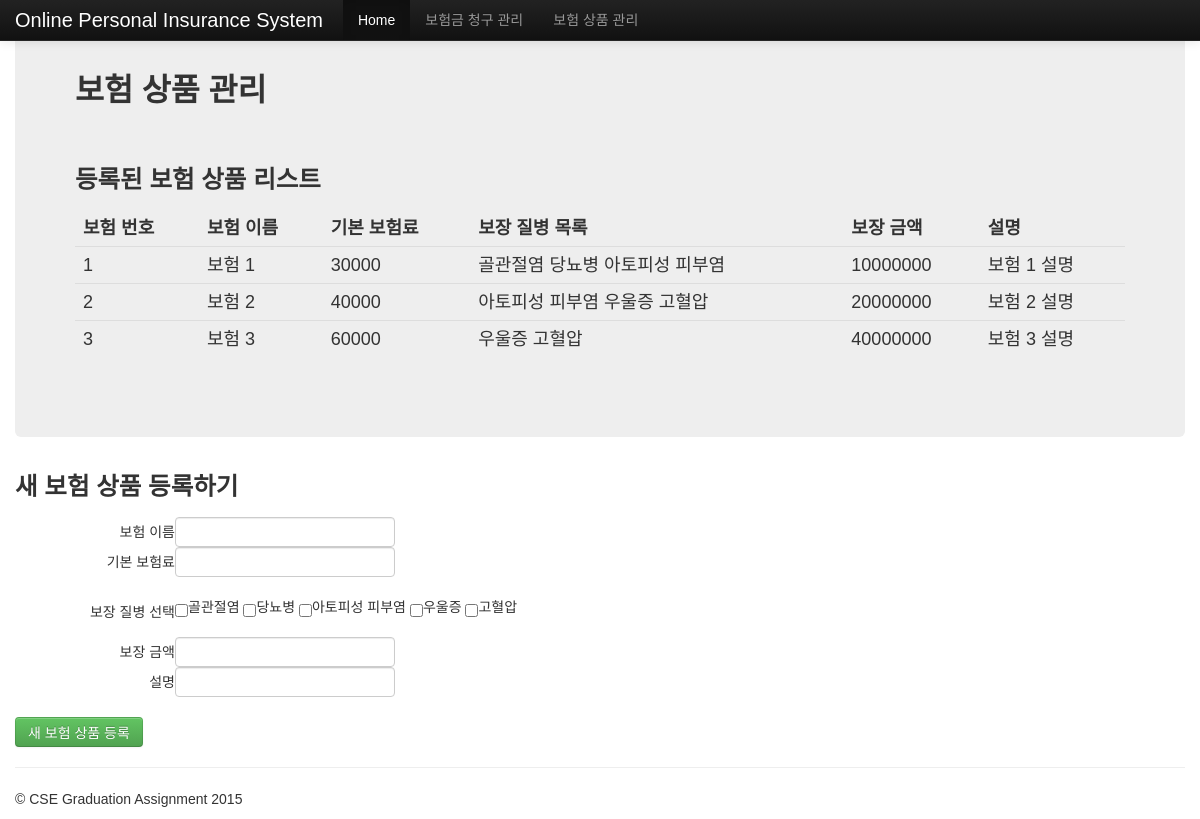
The app's page /admin_manage_item.php with its own data.
### tables this page shows
create table insurance_data (
  insurance_id int(10) NOT NULL PRIMARY KEY AUTO_INCREMENT,
  name varchar(30) NOT NULL,
  default_fee int(20) NOT NULL,
      
  money int(20) NOT NULL,
  content varchar(200) NOT NULL
);

create table disease_data (
	disease_id int(10) NOT NULL PRIMARY KEY,
	disease_name varchar(30) NOT NULL
);

### admin_manage_item.php (the view, shortened to what this page needs)
<?php
$user_id = $_SESSION['user_id'];
$query = "select id, name from admin_doctor where admin_doctor.id='$user_id'";
     	 if ( !( $database = mysql_connect( "localhost",
            "root", "apmsetup" ) ) )
            die( "Could not connect to database </body></html>" );
         if ( !( $result = mysql_query( $query, $database ) ) )
         {
            print( "<p>Could not execute query!</p>" );
            die( mysql_error() . "</body></html>" );
         }
?>
	<!DOCTYPE html>
	<html lang="ko">
		<head>
			<link rel="stylesheet" href="css/bootstrap.css" type="text/css" media="screen" title="no title" charset="UTF-8"/>
			<link rel="stylesheet" href="css/bootstrap-responsive.css" type="text/css" media="screen" title="no title" charset="UTF-8"/>
			<link rel="stylesheet" href="css/font-awesome.css" type="text/css" media="screen" title="no title" charset="UTF-8"/>
			<link rel="stylesheet" href="css/style.css" type="text/css" media="screen" title="no title" charset="UTF-8"/>
		</head>
	  <body>
	    <div class="navbar navbar-inverse navbar-fixed-top">
	      <div class="navbar-inner">
	        <div class="container">
	          <a class="brand" href="#">Online Personal Insurance System</a>
	          <div class="nav-collapse collapse">
	          	<ul class="nav">
	              <li class="active"><a href="admin_mainpage.php">Home</a></li>
	              <li><a href="admin_manage_req.php">보험금 청구 관리</a></li>
	              <li><a href="admin_manage_item.php">보험 상품 관리</a></li>
	            </ul>
	          </div>
	        </div>
	      </div>
	    </div>
	    <div class="container">
	      <div class="hero-unit">
	        <h2>보험 상품 관리</h2>
	        <br>
	        <h3>등록된 보험 상품 리스트</h3>
	      <table class="table">
	      <thead>
	      	<tr>
	      	<th>보험 번호</th>
	      	<th>보험 이름</th>
	      	<th>기본 보험료</th>
	      	<th>보장 질병 목록</th>
	      	<th>보장 금액</th>
	      	<th>설명</th>
	      	</tr>
	      </thead>
	      <tbody>
	      <?
	    if ( !( $database = mysql_connect( "localhost",
            "root", "apmsetup" ) ) )
            die( "Could not connect to database </body></html>" );
		$query = "select insurance_data.insurance_id, insurance_data.name, insurance_data.default_fee,
						insurance_data.money, insurance_data.content
						from insurance_data";
         if ( !( $result = mysql_query( $query, $database ) ) )
         {
            print( "<p>Could not execute query!</p>" );
            die( mysql_error() . "</body></html>" );
         }
         while ( $row = mysql_fetch_row( $result ) )
    	{
					print("<tr>");
					echo('<td>'.$row[0].'</td>');
					echo('<td>'.$row[1].'</td>');
					echo('<td>'.$row[2].'</td>');
				echo ('<td>');
 				$query_dis_p_insu = "select insurance_disease.insurance_id, insurance_disease.disease_id
									from insurance_disease
									where insurance_disease.insurance_id = $row[0]";
				$result_insu = mysql_query( $query_dis_p_insu, $database );
				while($row_insu =  mysql_fetch_row($result_insu)){
				$query_disease = "select disease_id, disease_name
								from disease_data
								where disease_data.disease_id = $row_insu[1]";
				$result_disease = mysql_query( $query_disease, $database );
				   while($row_disease = mysql_fetch_row($result_disease)){
						print ($row_disease[1].' ');
				   }
				}
				print ('</td>');
			echo('<td>'.$row[3].'</td>');
			echo('<td>'.$row[4].'</td>');
			print("</tr>");
    	}
	      ?>
	      </tbody>
	      </table>
	      </div>
	      <h3>새 보험 상품 등록하기</h3>
	<form class="form-horizontal" action = "add_insurance.php" method="post">
        <div class="form-group">
            <label class="control-label col-xs-2">보험 이름</label>
            <div class="col-xs-10">
                <input type="text" class="form-control" name="input_ins_name">
            </div>
        </div>
        <div class="form-group">
            <label class="control-label col-xs-2">기본 보험료</label>
            <div class="col-xs-10">
                <input type="text" class="form-control" name="input_ins_fee">
            </div>
        </div>
        <br>
        <div class="form-group">
            <label class="control-label col-xs-2">보장 질병 선택</label>
            <div class="col-xs-10">
				<input type="checkbox" name="check_disease[]" value="1">골관절염
				<input type="checkbox" name="check_disease[]" value="2">당뇨병
				<input type="checkbox" name="check_disease[]" value="3">아토피성 피부염
				<input type="checkbox" name="check_disease[]" value="4">우울증
				<input type="checkbox" name="check_disease[]" value="5">고혈압
            </div>
        </div>
		<br>
        <div class="form-group">
            <label class="control-label col-xs-2">보장 금액</label>
            <div class="col-xs-10">
                <input type="text" class="form-control" name="input_ins_money">
            </div>
        </div>
        <div class="form-group">
            <label class="control-label col-xs-2">설명</label>
            <div class="col-xs-10">
                <input type="text" class="form-control" name="input_ins_content">
            </div>
        </div>
        <br>
        <div class="form-group">
            <div class="col-xs-offset-2 col-xs-10">
                <button type="submit" class="btn btn-success">새 보험 상품 등록</button>
            </div>
        </div>
    </form>
	      <hr>
	      <footer>
	        <p>&copy; CSE Graduation Assignment 2015</p>
	      </footer>
	    </div>
	  </body>
	</html>

### css/style.css (style rules this page uses)
* { font-family: 'Nanum Gothic', sans-serif; }

### records on screen
insurance_data: insurance_id "1", name "보험 1", default_fee "30000", money "10000000", content "보험 1 설명"
disease_data: disease_name "골관절염"
disease_data: disease_name "당뇨병"
disease_data: disease_name "아토피성 피부염"
insurance_data: insurance_id "2", name "보험 2", default_fee "40000", money "20000000", content "보험 2 설명"
disease_data: disease_name "우울증"
disease_data: disease_name "고혈압"
insurance_data: insurance_id "3", name "보험 3", default_fee "60000", money "40000000", content "보험 3 설명"
